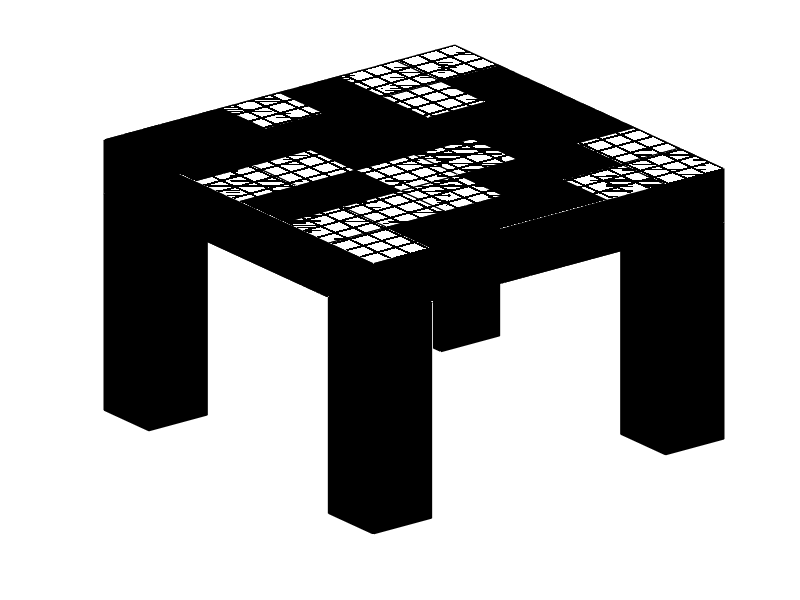

MATLAB code to generate this figure:
clear all;
clc;

x=[0 1 1 0 0;0 1 1 0 0];
y=[0 0 1 1 0;0 0 1 1 0];
z=[0 0 0 0 0;2 2 2 2 2];
z_surface = [2 2 2 2 2;2.5 2.5 2.5 2.5 2.5 ];

surf(x,y,z);hold on;
surf(x+5,y,z);hold on;
surf(x,y+5,z);hold on;
surf(x+5,y+5,z);hold on;
surf(x*6,y*6,z_surface,z);hold on;

x=linspace(0,6,20);
x=meshgrid(x);
y=x';


C=ones(1,441);
C(1:2:441)=0;
C=vec2mat(C,21,21);
C=C(1:20,1:20);
C=C;
colormap([0  0  0; 1  1  1]);

surf(x,y,2.5*ones(size(x)),C);

x=[0 6 6 0 0];
y=[0 0 6 6 0];
z=[2 2 2 2 2];
whitebg('y');
fill3(x,y,z,'black');
% mesh(x,y,2*ones(size(x)),ones(size(x)));
shg;
grid off; axis off
%%


x=[0 1 1 0 1 2 2 1 2 3 3 2 3 4 4 3 4 5 5 4 5 6 6 5];
y=[0 0 1 1 0 0 1 1 0 0 1 1 0 0 1 1 0 0 1 1 0 0 1 1];
x=[x x x x x x ]';
y=[y 1+y 2+y 3+y 4+y 5+y]';
faces=[1:144];
faces=reshape(faces,4,36)';
z=ones(size(x));
cdata=randi(100,1,36)';
% x=[0:1:6];
% x=meshgrid(x);
% y=x';
% x=reshape(x,49,1);
% y=reshape(y,49,1);
vert=[x y 2.5*ones(size(x))];

p=patch('Vertices',vert,'Faces',faces);
set(p,'FaceColor','flat',...
'FaceVertexCData',cdata,...
'CDataMapping','scaled');
